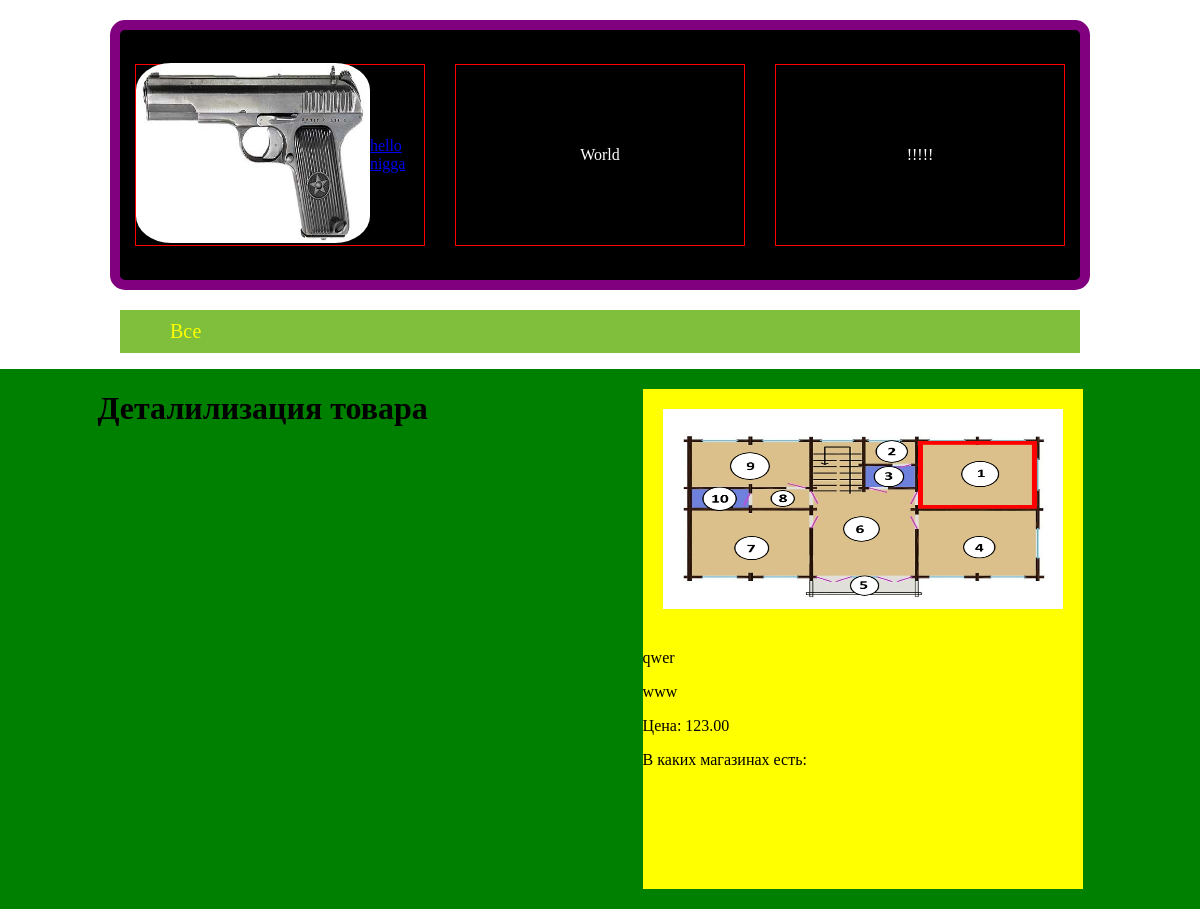
Page /site/product_detail/6/ on the committed database.
### new_site/models.py (models this page shows, shortened)
class Product(models.Model):
    title = models.CharField(max_length=250)
    description = models.TextField()
    price = models.DecimalField(max_digits=6, decimal_places=2)
    image = models.ImageField(upload_to='images')
    created = models.DateTimeField(auto_created=True, null=True, blank=True)
    update = models.DateTimeField(auto_now=True, null=True, blank=True)
    categories = models.ForeignKey('Category', on_delete=models.CASCADE, null=True, blank=True)

### new_site/views.py (the view)
# urls.py: path('product_detail/<int:id>/', product_detail, name='product_detail'),
def product_detail(request, id):
    product = Product.objects.get(id=id)
    shops = product.shop_set.all()
    context = {"product": product, "shops": shops}
    return render(request, 'product_detail.html', context)

### new_site/templates/product_detail.html (shortened to what this page needs)
{% extends 'new_main_page.html' %}
{% block content %}
<h1>Деталилизация товара</h1>
    <div class="item_img">
        <img src="{{ product.image.url }}" alt="" class="img">
        <p>{{ product.title }}</p>
        <p>{{ product.description }}</p>
        <p>Цена: {{ product.price }}</p>
        <p>В каких магазинах есть:
        </p>
    </div>
{% endblock %}

### new_site/static/css/new_main.css (style rules this page uses)
body { margin: 0; padding: 0; }
.item_img { width: 440px; height: 500px; margin: 20px; background: yellow; }
.img { width: 400px; height: 200px; padding: 20px; }

### rows in the picture
Product: image (picture), title "qwer", description "www", price "123.00"
